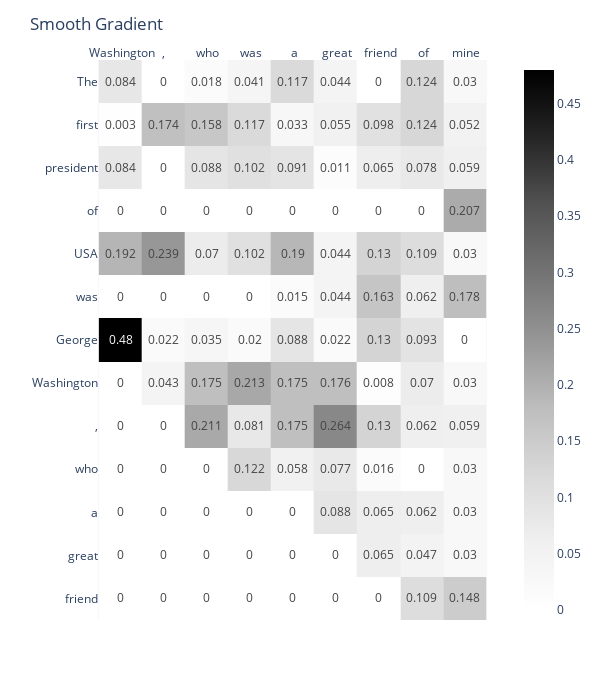

Write notebook code for a chart like this one.
### Code cell
fig = generate_heat_map_from_grad_matrix(grad_matrix_list[2].T, tokenizer, sample_text, result, h=700)

fig.update_layout(title_text="Smooth Gradient")
fig.show()

### Figure 1 — Plotly figure (JSON) as saved in the notebook; plotly's stock layout.template omitted (floating-point values rounded to 4 significant figures; data arrays with more than 128 entries replaced by an {"elided": "..."} marker saying what was removed)
{"data": [{"coloraxis": "coloraxis", "hovertemplate": "x: %{x}<br>y: %{y}<br>color: %{z}<extra></extra>", "name": "0", "texttemplate": "%{z}", "type": "heatmap", "x": [" Washington", ",", " who", " was", " a", " great", " friend", " of", " mine"], "xaxis": "x", "y": ["The", " first", " president", " of", " USA", " was", " George", " Washington", ",", " who", " was", " a", " great", " friend", " of"], "yaxis": "y", "z": {"elided": "15x9 float values"}}], "layout": {"coloraxis": {"colorscale": [[0, "rgb(255,255,255)"], [0.125, "rgb(240,240,240)"], [0.25, "rgb(217,217,217)"], [0.375, "rgb(189,189,189)"], [0.5, "rgb(150,150,150)"], [0.625, "rgb(115,115,115)"], [0.75, "rgb(82,82,82)"], [0.875, "rgb(37,37,37)"], [1, "rgb(0,0,0)"]]}, "height": 700, "margin": {"t": 60}, "title": {"text": "Smooth Gradient"}, "width": 600, "xaxis": {"anchor": "y", "constrain": "domain", "domain": [0, 1], "scaleanchor": "y", "side": "top", "tickfont": {"size": 12}}, "yaxis": {"anchor": "x", "autorange": "reversed", "constrain": "domain", "domain": [0, 1], "tickfont": {"size": 12}}}}
